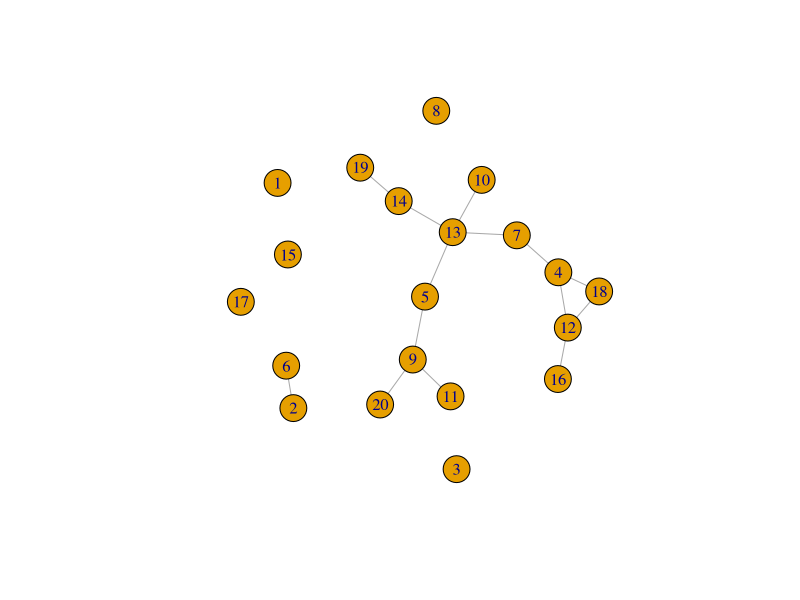
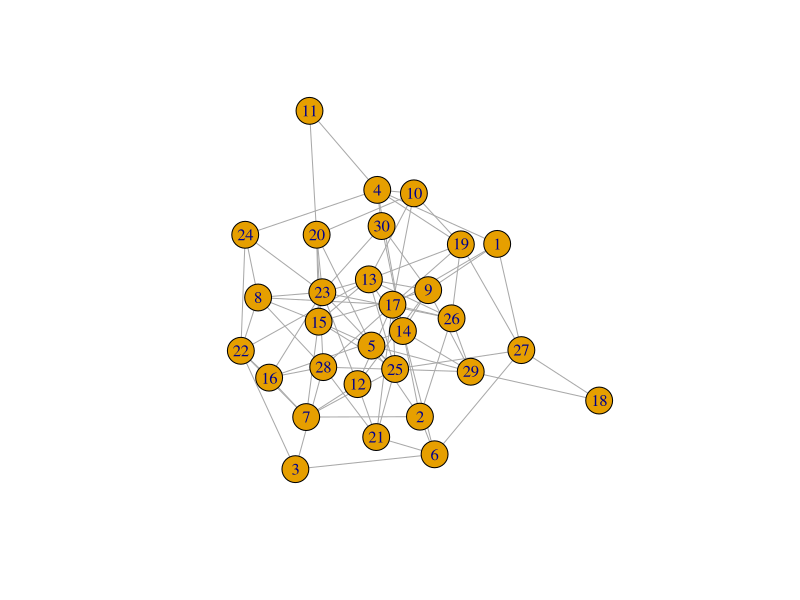
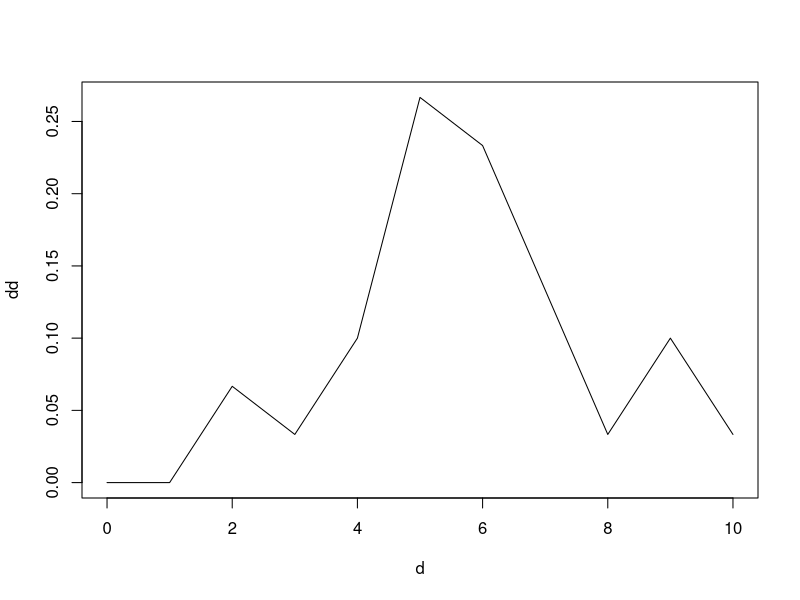
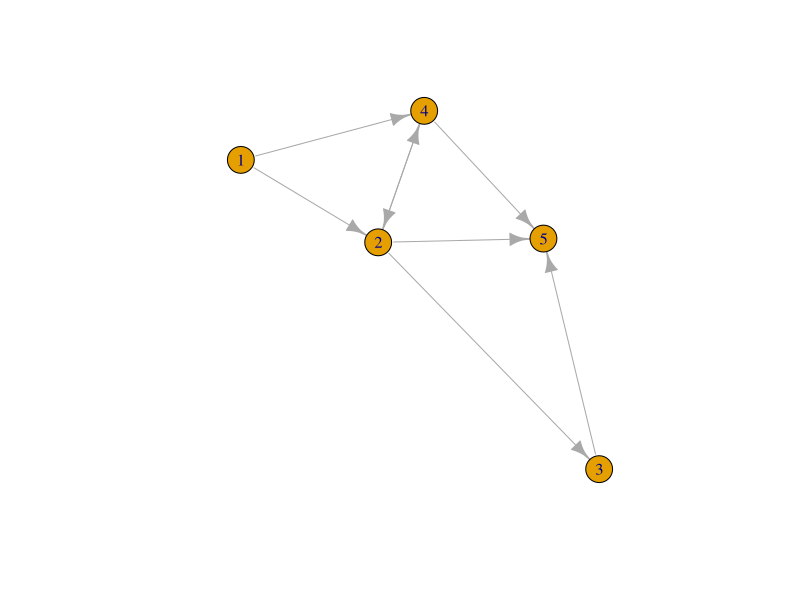
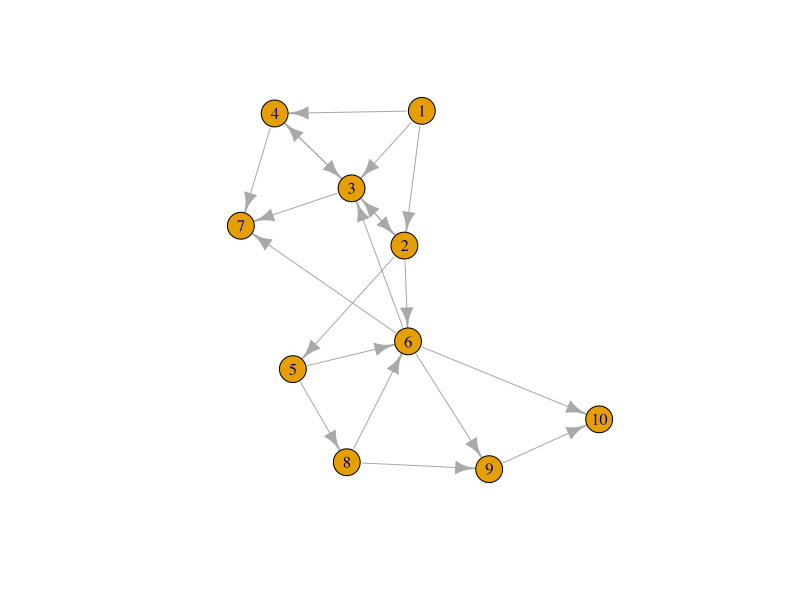

Write R code to recreate these figures, in order. (Note: this script raises an error after producing the figures.)
## ---- chunk 1
options(warnings=FALSE, messages=FALSE)
## ---- chunk 2

library(igraph)
## ---- chunk 3

g = erdos.renyi.game(20,1/10)
g
## ---- chunk 4

plot.igraph(g)
## ---- chunk 5

print(clusters(g))
g$no[[1]]
## ---- chunk 6

#GENERATE RANDOM GRAPH
g = erdos.renyi.game(30,0.2)
plot(g)

#COMPUTE DEGREE DISTRIBUTION
dd = degree.distribution(g)
dd = as.matrix(dd)
d = as.matrix(seq(0,max(degree(g))))
plot(d,dd,type="l")
## ---- chunk 7

#DIJSKATRA'S SHORTEST PATHS ALGORITHM
e = matrix(nc=3, byrow=TRUE, c(1,2,8, 1,4,4, 2,4,3, 4,2,1, 2,3,1, 2,5,7, 4,5,4, 3,5,1))
e
## ---- chunk 8

g = graph.empty(5)
g = add.edges(g,t(e[,1:2]),weight=e[,3])
plot(g)
## ---- chunk 9

get.shortest.paths(g,1)
## ---- chunk 10

print(shortest.paths(g))
print(average.path.length(g))
## ---- chunk 11

el <- matrix(nc=3, byrow=TRUE,c(0,1,0, 0,2,2, 0,3,1, 1,2,0, 1,4,5, 1,5,2, 2,1,1, 2,3,1, 2,6,1, 3,2,0, 
                                3,6,2, 4,5,2, 4,7,8, 5,2,2, 5,6,1, 5,8,1, 5,9,3, 7,5,1, 7,8,1, 8,9,4) )
el[,1:2] = el[,1:2]+1  #Note that the zero vertex option does not exist any more, so we added 1
g = add.edges(graph.empty(10), t(el[,1:2]), weight=el[,3])
plot(g)
## ---- chunk 12

#GRAPHING MAIN NETWORK
g = simplify(g)
V(g)$name = seq(vcount(g))
l = layout.fruchterman.reingold(g)
#l = layout.kamada.kawai(g)
#l = layout.circle(g)
l = layout.norm(l, -1,1,-1,1)
#pdf(file="network_plot.pdf")
plot(g, layout=l, vertex.size=10, vertex.label=seq(1,10), vertex.color="#ff000033",  
        edge.color="grey", edge.arrow.size=0.75, rescale=FALSE, 
        xlim=range(l[,1]), ylim=range(l[,2]))
## ---- chunk 13
A = matrix(nc=3, byrow=TRUE, c(0,1,1, 1,0,1, 1,1,0))
print(A)
g = graph.adjacency(A,mode="undirected",weighted=TRUE,diag=FALSE)
res = evcent(g)
print(names(res))
## ---- chunk 14
res$vector
## ---- chunk 15

res = evcent(g,scale=FALSE)
res$vector
## ---- chunk 16

A = matrix(nc=3, byrow=TRUE, c(0,1,1, 1,0,0, 1,0,0))
print(A)
g = graph.adjacency(A,mode="undirected",weighted=TRUE,diag=FALSE)
res = evcent(g,scale=FALSE)
res$vector
## ---- chunk 17

A = matrix(nc=3, byrow=TRUE, c(0,2,1, 2,0,0, 1,0,0))
print(A)
g = graph.adjacency(A,mode="undirected",weighted=TRUE,diag=FALSE)
res = evcent(g,scale=FALSE)
res$vector
## ---- chunk 18

el = matrix(nc=3, byrow=TRUE,
               c(0,1,1, 0,2,2, 0,3,1, 1,2,1, 1,4,5, 1,5,2, 2,1,1, 2,3,1,
                 2,6,1, 3,2,1, 3,6,2, 4,5,2, 4,7,8, 5,2,2, 5,6,1, 5,8,1,
                 5,9,3, 7,5,1, 7,8,1, 8,9,4) )
el[,1:2] = el[,1:2] + 1
g = add.edges(graph.empty(10), t(el[,1:2]), weight=el[,3])
plot(g)
res = betweenness(g)
res
## ---- chunk 19

g = erdos.renyi.game(30,0.1)
d = seq(0,max(degree(g)))
dd = degree.distribution(g)
plot(g)
#DIAMETER
print(diameter(g))

#FRAGILITY
print((t(d^2) %*% dd)/(t(d) %*% dd))

#CENTRALITY
res = evcent(g)
res$vector
## ---- chunk 20

A = matrix(c(0,6,5,0,0,6,0,2,0,0,5,2,0,2,0,0,0,2,0,10,0,0,0,10,0),5,5)
print(A)
g = graph.adjacency(A,mode="undirected",weighted=TRUE,diag=FALSE)
wtc = walktrap.community(g)
res=membership(wtc)
print(res)
## ---- chunk 21

g = graph.adjacency(A,mode="undirected",weighted=TRUE,diag=FALSE)
fgc = fastgreedy.community(g,merges=TRUE,modularity=TRUE,
           weights=E(g)$weight)
res = membership(fgc)
res
## ---- chunk 22

g = graph.adjacency(A,mode="undirected",diag=FALSE)
wtc = walktrap.community(g)
res = membership(wtc)
print(res)
print(modularity(g,res))
## ---- chunk 23

#RISK NETWORKS PROGRAM CODE
#Copyright, Sanjiv Das 2014. 

#LOAD GRAPH NETWORK LIBRARY
library(igraph)

#FUNCTION FOR RISK INCREMENT AND DECOMP
NetRisk = function(Ri,X) {
  S = sqrt(t(Ri) %*% X %*% Ri)
  RiskIncr = 0.5 * (X %*% Ri + t(X) %*% Ri)/S[1,1]
  RiskDecomp = RiskIncr * Ri
  result = list(S,RiskIncr,RiskDecomp)
}
## ---- chunk 24

#READ IN DATA
data = read.csv(file="data_files/AdjacencyMatrix.csv",sep=",")
na = dim(data)[2]-1   #columns (assets)
nc = 20               #Number of controls
m = dim(data)[1]      #rows (first 1 is header, next n are assets, next 20 are controls, remaining are business lines, last line is weights)
nb = m-na-nc-2        #Number of business lines
X = data[2:(1+na),2:(na+1)]
X = matrix(as.numeric(as.matrix(X)),na,na)
controls = data[(2+na):(1+na+nc),2:(na+1)]
controls = matrix(as.numeric(as.matrix(controls)),nc,na)
Ri = matrix(colSums(controls),na,1)    #Aggregate risk by asset
bus = data[(2+na+nc):(m-1),2:(na+1)]
bus = matrix(as.numeric(as.matrix(bus)),nb,na)
bus_names = as.matrix(data[(2+na+nc):(m-1),1])
wts = data[m,2:(1+nb)]
wts = matrix(as.numeric(as.matrix(wts)),nb,1)/100   #percentage weights
## ---- chunk 25

#TABLE OF ASSETS: Asset number, Asset name, IP address 
tab_assets = cbind(seq(1,na),names(data)[2:(na+1)],t(data[1,2:(na+1)]))
write(t(tab_assets),file="data_files/tab_assets.txt",ncolumns=3)
## ---- chunk 26
#GRAPH NETWORK: plot of the assets and the links with directed arrows
Y = X; diag(Y)=0
g = graph.adjacency(Y)
plot.igraph(g,layout=layout.fruchterman.reingold,edge.arrow.size=0.5,vertex.size=15,vertex.label=seq(1,na))
## ---- chunk 27
#COMPUTE OVERALL RISK SCORE
#A computation that considers the risk level of each asset (Ri) 
#and the interlinkages between all assets (in adjacency matrix X)
#The function S below is homogenous of degree 1, i.e., S(m*Ri) = m*S(Ri)
S = sqrt(t(Ri) %*% X %*% Ri); print(c("Risk Score",S))
S
## ---- chunk 28

#COMPUTE RISK DECOMPOSITION
#Exploits the homogeneity degree 1 property to compute individual asset 
#risk contributions, i.e., a risk decomposition. 
#Risk increment is the change in total risk score if any one asset's
#risk level increases by 1. 
RiskIncr = 0.5 * (X %*% Ri + t(X) %*% Ri)/S[1,1]
RiskDecomp = RiskIncr * Ri
sorted_RiskDecomp = sort(RiskDecomp,decreasing=TRUE,index.return=TRUE)
RD = sorted_RiskDecomp$x
idxRD = sorted_RiskDecomp$ix
print("Risk Contribution"); print(RiskDecomp); print(sum(RiskDecomp))
barplot(t(RD),col="dark green",xlab="Node Number",names.arg=idxRD,cex.names=0.75)
## ---- chunk 29

#NODE EIGEN VALUE CENTRALITY
#Centrality is a measure of connectedness and influence of a node in a network
#accounting for all its linkages and influence of all other nodes. Centrality
#is based on connections only and not risk scores, and measures the propensity
#of a node to propagate a security breach if the node is compromised.
#It is a score that is normalized to the range (0,1)
cent = evcent(g)$vector
print("Normalized Centrality Scores")
print(cent)
sorted_cent = sort(cent,decreasing=TRUE,index.return=TRUE)
Scent = sorted_cent$x
idxScent = sorted_cent$ix
barplot(t(Scent),col="dark red",xlab="Node Number",names.arg=idxScent,cex.names=0.75)
## ---- chunk 30

#COMPUTE RISK INCREMENTS
sorted_RiskIncr = sort(RiskIncr,decreasing=TRUE,index.return=TRUE)
RI = sorted_RiskIncr$x
idxRI = sorted_RiskIncr$ix
print("Risk Increment (per unit increase in any node risk"); print(RiskIncr)
barplot(t(RI),col="dark blue",xlab="Node Number",names.arg=idxRI,cex.names=0.75)
## ---- chunk 31

#CRITICALITY
#Criticality is compromise-weighted centrality. 
#This is an element-wise multiplication of vectors $C$ and $x$. 
crit = Ri * cent
print("Criticality Vector")
print(crit) 
sorted_crit = sort(crit,decreasing=TRUE,index.return=TRUE)
Scrit = sorted_crit$x
idxScrit = sorted_crit$ix
barplot(t(Scrit),col="orange",xlab="Node Number",names.arg=idxScrit,cex.names=0.75)
## ---- chunk 32

#SIMULATION OF EFFECT OF INCREASED CONNECTIVITY
#RANDOM GRAPHS 
n=50; k=100; pvec=seq(0.05,0.50,0.05); svec=NULL; sbarvec=NULL 
for (p in pvec) {
  s_temp = NULL
  sbar_temp = NULL
  for (j in 1:k) {
    g = erdos.renyi.game(n,p,directed=TRUE);
    A = get.adjacency(g)
    diag(A) = 1
    c = as.matrix(round(runif(n,0,2),0))
    syscore = as.numeric(sqrt(t(c) %*% A %*% c))
    sbarscore = syscore/n
    s_temp = c(s_temp,syscore)
    sbar_temp = c(sbar_temp,sbarscore)
  }
  svec = c(svec,mean(s_temp))
  sbarvec = c(sbarvec,mean(sbar_temp))
}
#plot(pvec,svec,type="l",xlab="Prob of connecting to a node",ylab="S",lwd=3,col="red")
plot(pvec,sbarvec,type="l",xlab="Prob of connecting to a node",ylab="S_Avg",lwd=3,col="red")
## ---- chunk 33

#SIMULATION OF EFFECT OF INCREASED NODES AND REDUCED CONNECTIVITY
nvec=seq(10,100,10); k=100; svec=NULL; sbarvec=NULL 
for (n in nvec) {
  s_temp = NULL
  sbar_temp = NULL
  p = 5/n
  for (j in 1:k) {
    g = erdos.renyi.game(n,p,directed=TRUE);
    A = get.adjacency(g)
    diag(A) = 1
    c = as.matrix(round(runif(n,0,2),0))
    syscore = as.numeric(sqrt(t(c) %*% A %*% c))
    sbarscore = syscore/n
    s_temp = c(s_temp,syscore)
    sbar_temp = c(sbar_temp,sbarscore)
  }
  svec = c(svec,mean(s_temp))  
  sbarvec = c(sbarvec,mean(sbar_temp))  
}
plot(nvec,svec,type="l",xlab="Number of nodes",ylab="S",ylim=c(0,max(svec)),lwd=3,col="red")
#plot(nvec,sbarvec,type="l",xlab="Number of nodes",ylab="S_Avg",ylim=c(0,max(sbarvec)),lwd=3,col="red")
